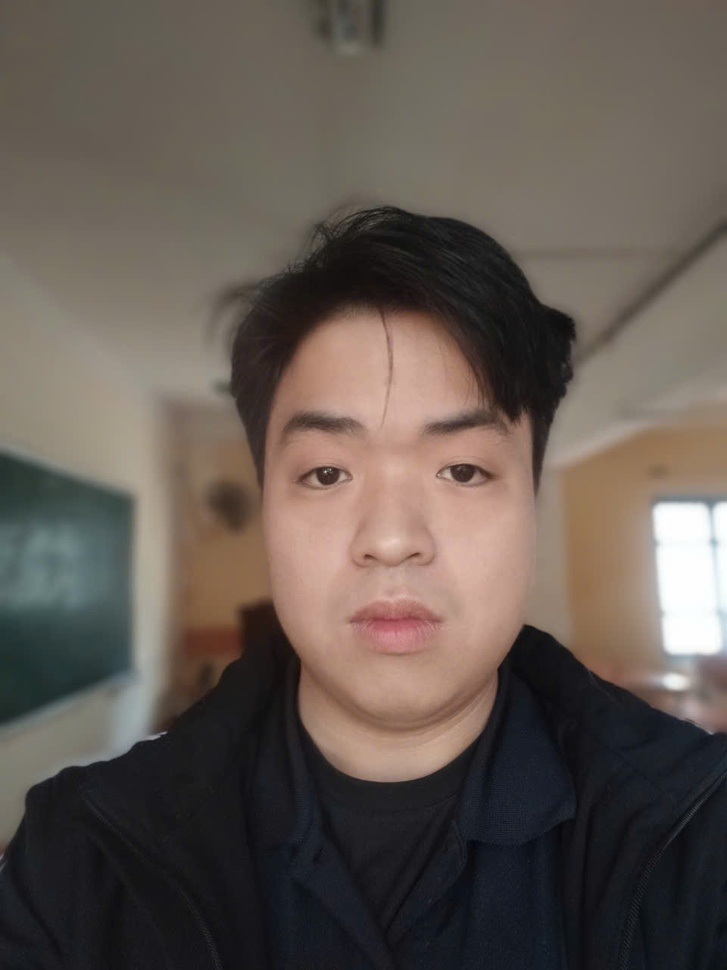
#> input picture dataset/K215480106120/1.jpg, 727 x 970 px, shrunk from 960 x 1280 before the run, found by its file name; its folder holds only this picture in this run
$ python test_preprocess.py
#> lines starting #> are read from the running program, lines starting #| are printed output that depends on the picture
import cv2
import os
import numpy as np


def preprocess_image(image_path, output_dir, image_name):
    # Đọc ảnh
#> called with image_path = '/dataset/K215480106120/1.jpg', output_dir = '/dataset/K215480106120/LaDucThang_faces', image_name = '1'
    img = cv2.imread(image_path)
#> img is the input picture: shape (970, 727, 3); mean B, G, R 82.2, 89.2, 99.2

    # Nếu ảnh không thể đọc được, trả về None
    if img is None:
        return None

    # Chuyển đổi ảnh sang màu xám
    gray = cv2.cvtColor(img, cv2.COLOR_BGR2GRAY)
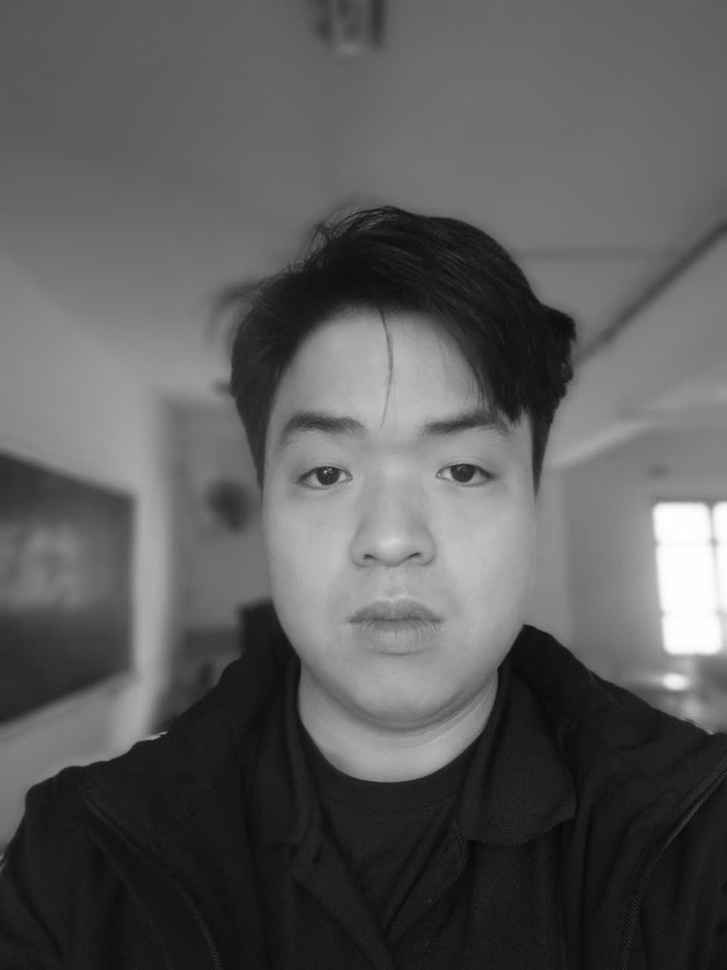
#> gray: shape (970, 727); min 6, max 255, mean 91.5

    # Sử dụng OpenCV để phát hiện khuôn mặt
    face_cascade = cv2.CascadeClassifier(cv2.data.haarcascades + 'haarcascade_frontalface_default.xml')
    faces = face_cascade.detectMultiScale(gray, 1.3, 5)
#> faces = [[220, 335, 360, 360]]

    for (x, y, w, h) in faces:
        # Cắt khuôn mặt ra khỏi ảnh
        face = img[y:y + h, x:x + w]

        # Tạo tên tệp mới và lưu ảnh khuôn mặt
        output_path = os.path.join(output_dir, f"{image_name}_face.jpg")
        cv2.imwrite(output_path, face)
        return output_path  # Trả về đường dẫn ảnh đã lưu
#> this loop made 1 pass
#> pass 1, in preprocess_image, `face = img[y:y + h, x:x + w]`:
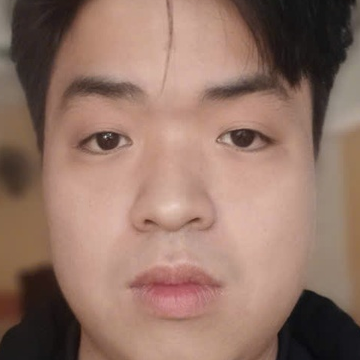
#> face: shape (360, 360, 3); mean B, G, R 102.7, 115.9, 146.9

    return None


def process_directory(input_dir, output_dir):
    # Kiểm tra nếu thư mục đầu ra không tồn tại, tạo mới
    if not os.path.exists(output_dir):
        os.makedirs(output_dir)

    # Lặp qua tất cả các tệp trong thư mục đầu vào
    for filename in os.listdir(input_dir):
        file_path = os.path.join(input_dir, filename)

        # Kiểm tra nếu là tệp ảnh (ở đây giả sử ảnh có đuôi .jpg hoặc .png)
        if filename.lower().endswith(('.jpg', '.png')):
            print(f"Processing {filename}...")

            # Xử lý ảnh
            output_path = preprocess_image(file_path, output_dir, os.path.splitext(filename)[0])

            if output_path is not None:
                print(f"Face saved to {output_path}")
#| Face saved to /dataset/K215480106120/LaDucThang_faces/1_face.jpg
            else:
                print(f"No face found in {filename}")


# Đường dẫn thư mục chứa các ảnh gốc và thư mục lưu ảnh khuôn mặt
input_dir = "/dataset/K215480106120"
output_dir = "/dataset/K215480106120/LaDucThang_faces"
process_directory(input_dir, output_dir)

$ run again, on dataset/K215480106120/5.jpg
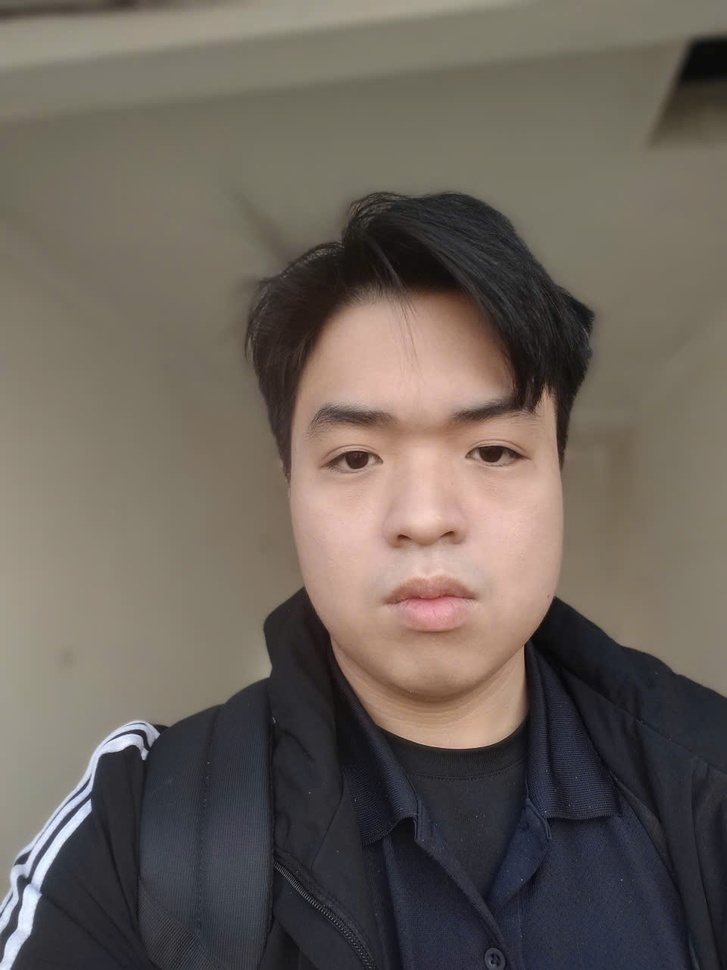
#> input picture dataset/K215480106120/5.jpg, 727 x 970 px, shrunk from 960 x 1280 before the run, found by its file name
#> in preprocess_image, img is the input picture: shape (970, 727, 3); mean B, G, R 90.7, 98.5, 107.1
#> in preprocess_image, `gray = cv2.cvtColor(img, cv2.COLOR_BGR2GRAY)`:
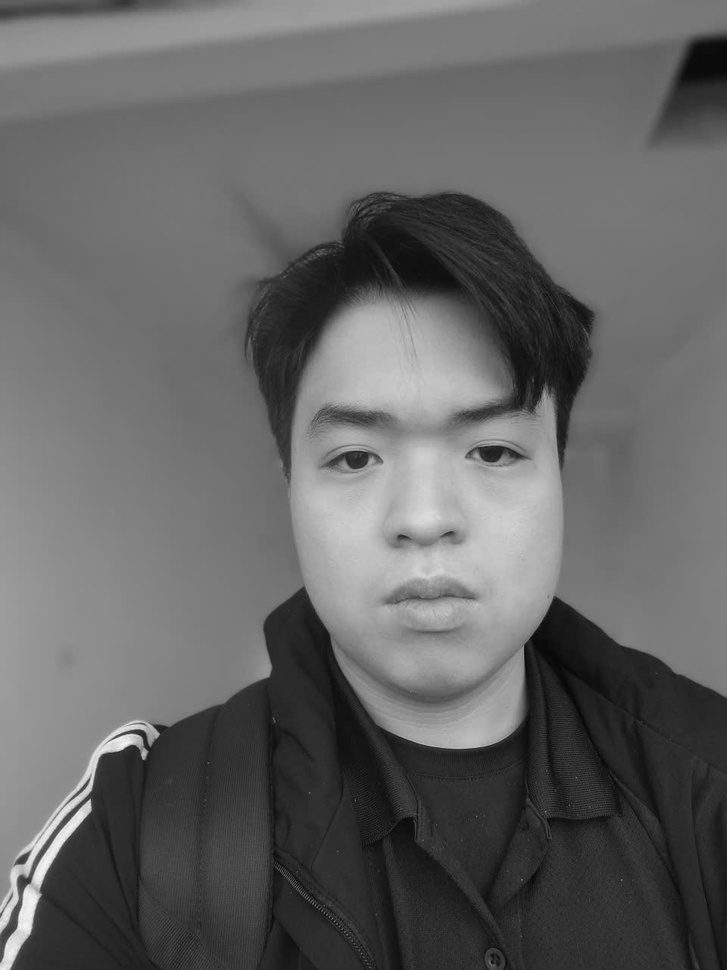
#> gray: shape (970, 727); min 1, max 246, mean 100.2
#> faces = [[245, 312, 364, 364]]
#> the loop in preprocess_image, `for (x, y, w, h) in faces:` made 1 pass
#> pass 1, in preprocess_image, `face = img[y:y + h, x:x + w]`:
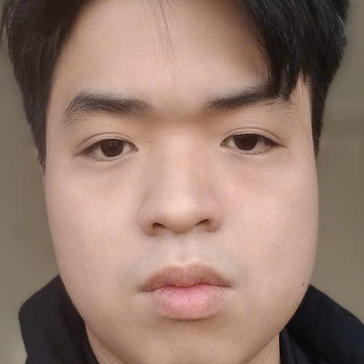
#> face: shape (364, 364, 3); mean B, G, R 109.7, 122.5, 149.5
#| Face saved to /dataset/K215480106120/LaDucThang_faces/5_face.jpg

$ run again, on dataset/K215480106120/2.jpg
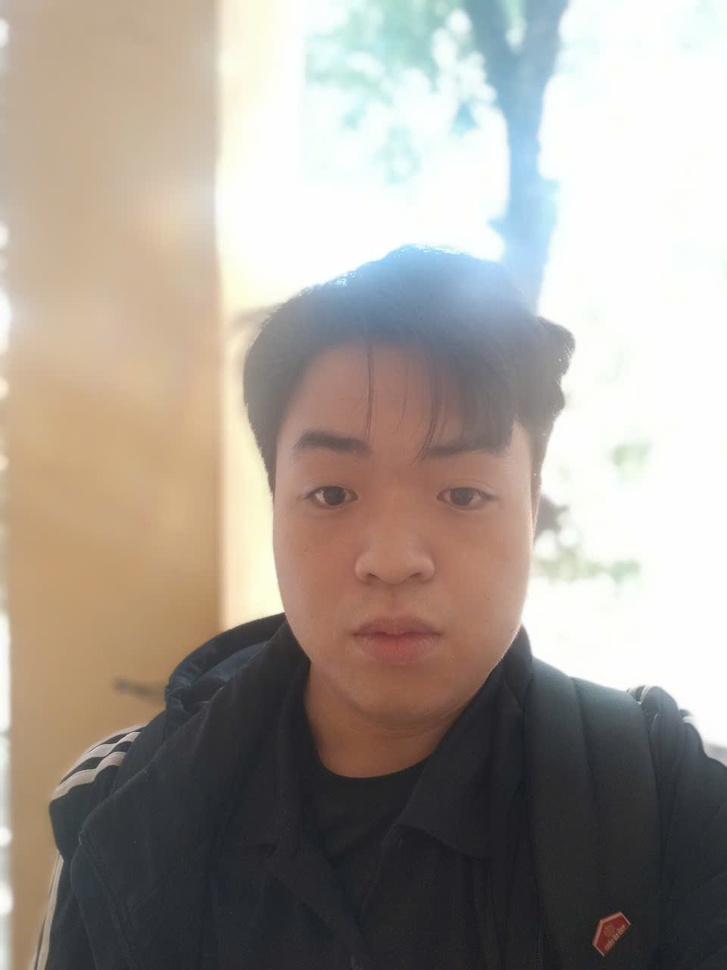
#> input picture dataset/K215480106120/2.jpg, 727 x 970 px, shrunk from 960 x 1280 before the run, found by its file name
#> in preprocess_image, img is the input picture: shape (970, 727, 3); mean B, G, R 147.8, 156, 164.6
#> in preprocess_image, `gray = cv2.cvtColor(img, cv2.COLOR_BGR2GRAY)`:
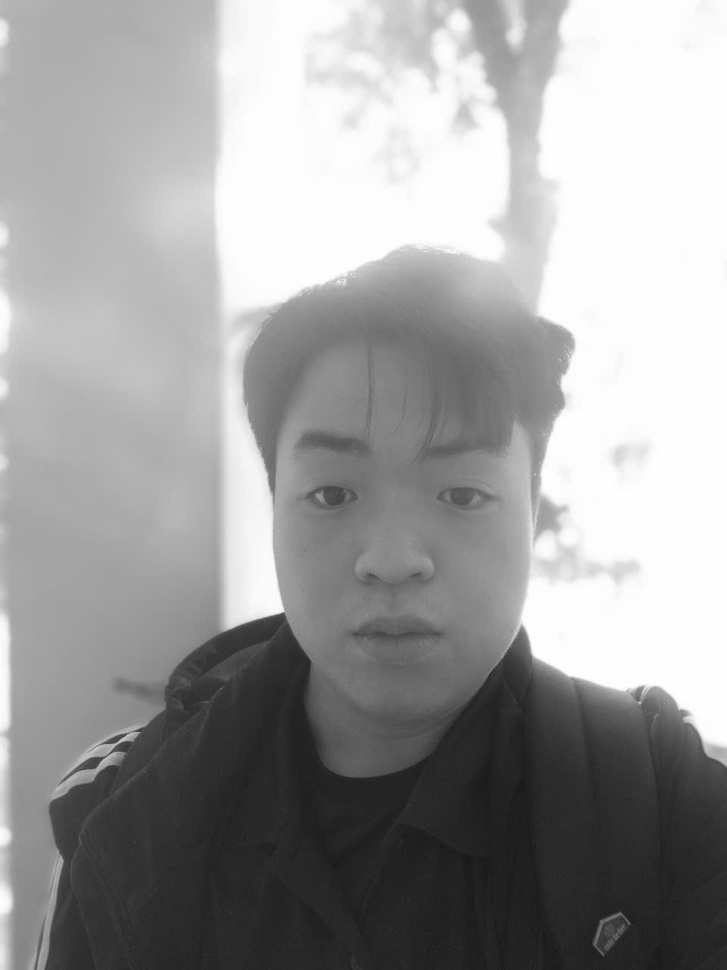
#> gray: shape (970, 727); min 22, max 255, mean 157.7
#> faces = ()

$ run again, on dataset/K215480106120/3.jpg
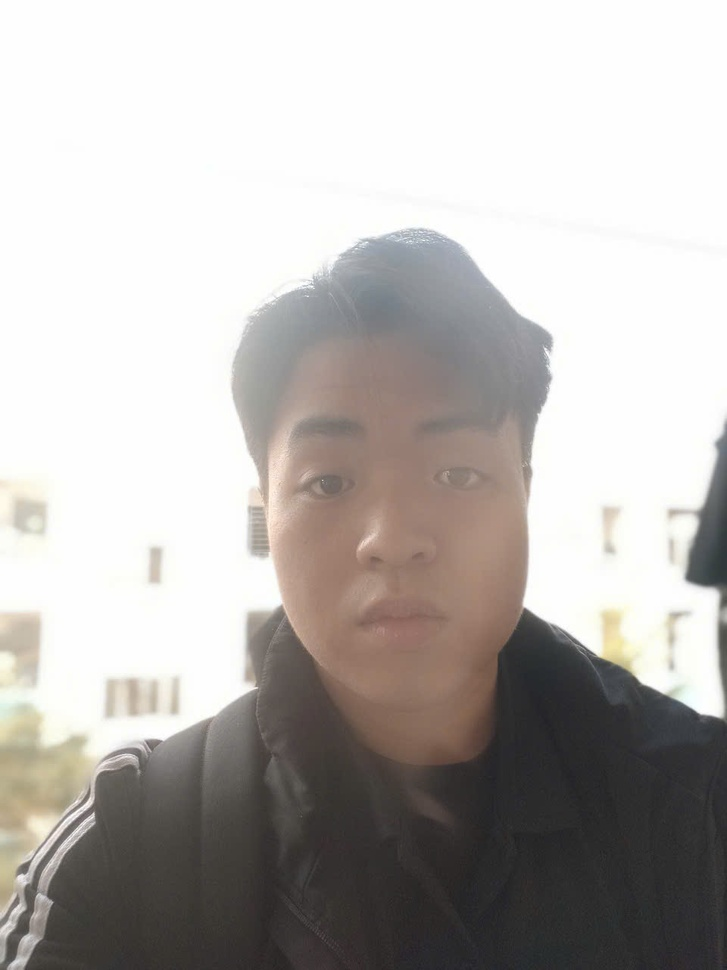
#> input picture dataset/K215480106120/3.jpg, 727 x 970 px, shrunk from 960 x 1280 before the run, found by its file name
#> in preprocess_image, img is the input picture: shape (970, 727, 3); mean B, G, R 177.3, 180.2, 184
#> in preprocess_image, `gray = cv2.cvtColor(img, cv2.COLOR_BGR2GRAY)`:
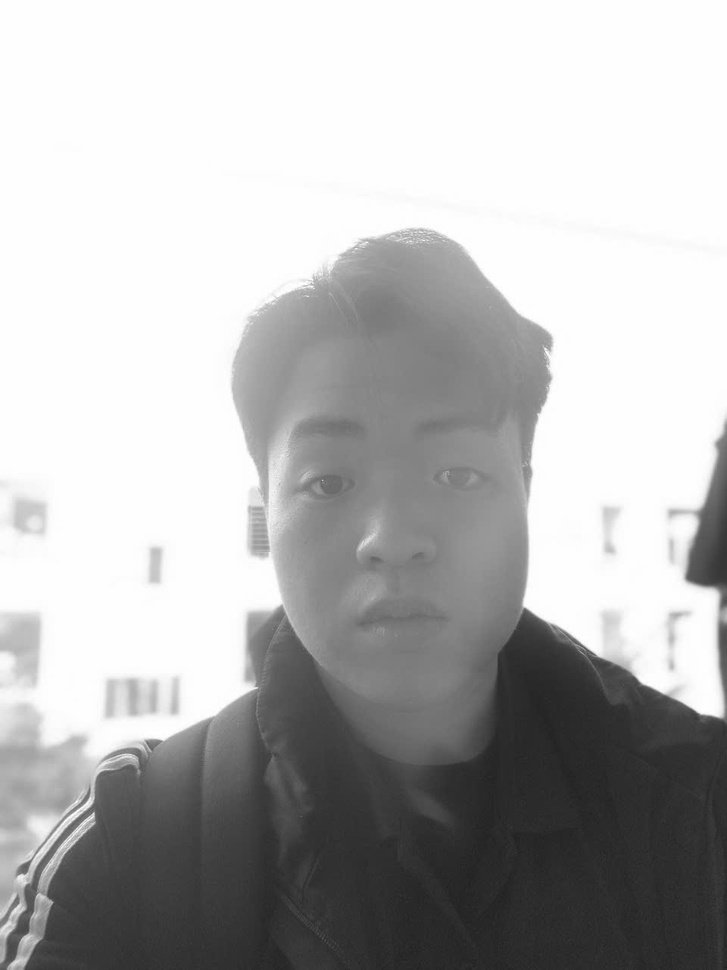
#> gray: shape (970, 727); min 31, max 255, mean 181
#> faces = ()

$ run again, on dataset/K215480106120/4.jpg
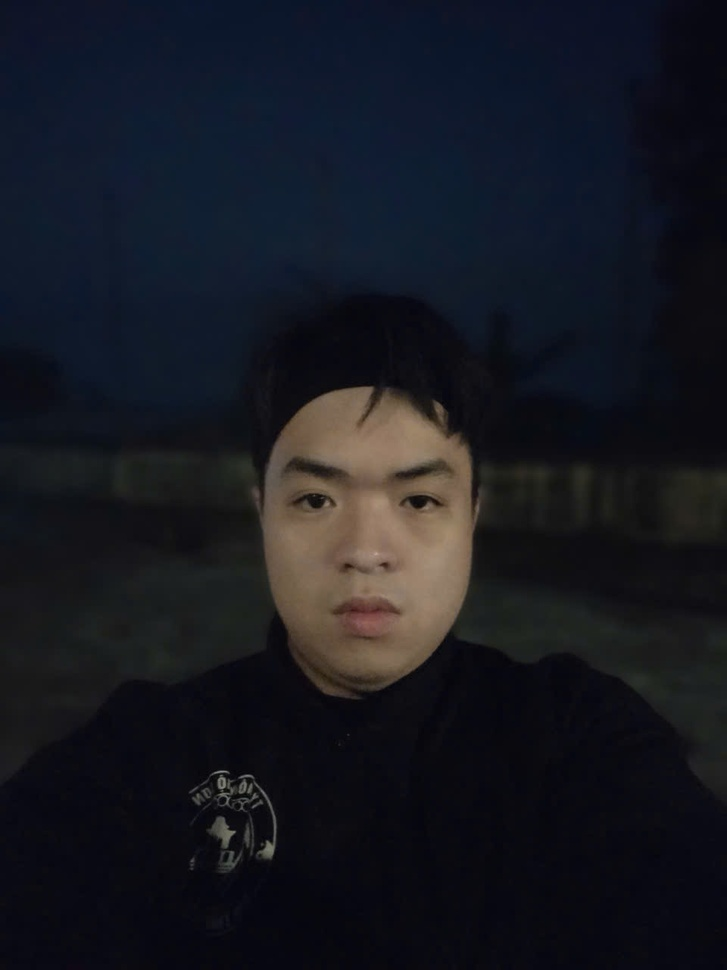
#> input picture dataset/K215480106120/4.jpg, 727 x 970 px, shrunk from 960 x 1280 before the run, found by its file name
#> in preprocess_image, img is the input picture: shape (970, 727, 3); mean B, G, R 32.3, 24.6, 22.8
#> in preprocess_image, `gray = cv2.cvtColor(img, cv2.COLOR_BGR2GRAY)`:
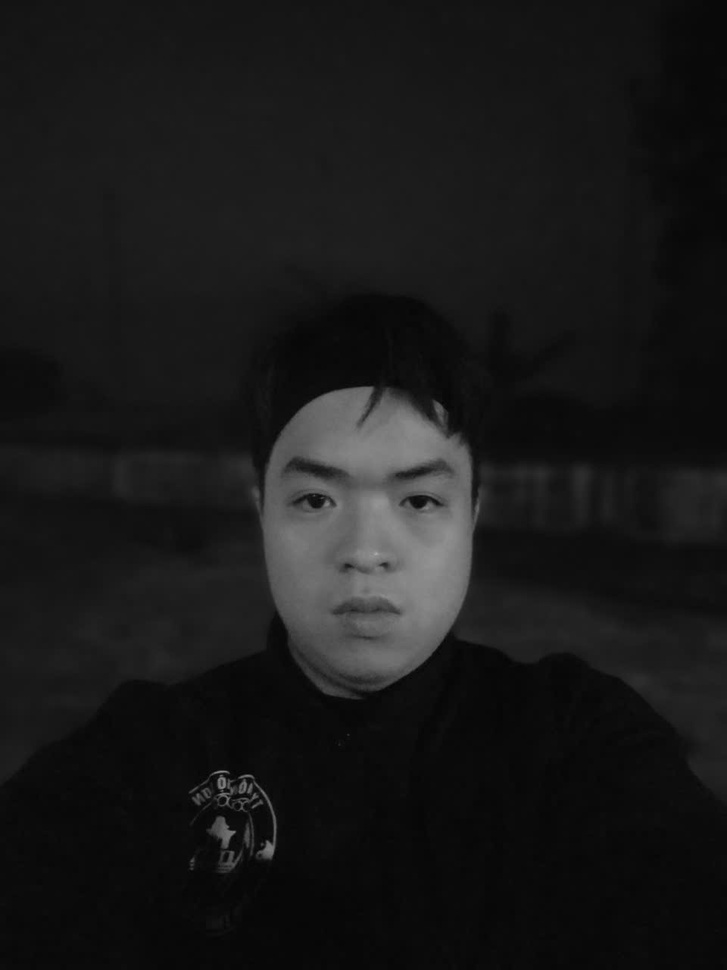
#> gray: shape (970, 727); min 3, max 171, mean 24.9
#> faces = [[231, 388, 278, 278]]
#> the loop in preprocess_image, `for (x, y, w, h) in faces:` made 1 pass
#> pass 1, in preprocess_image, `face = img[y:y + h, x:x + w]`:
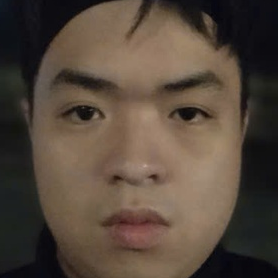
#> face: shape (278, 278, 3); mean B, G, R 60, 71.8, 85.5
#| Face saved to /dataset/K215480106120/LaDucThang_faces/4_face.jpg
